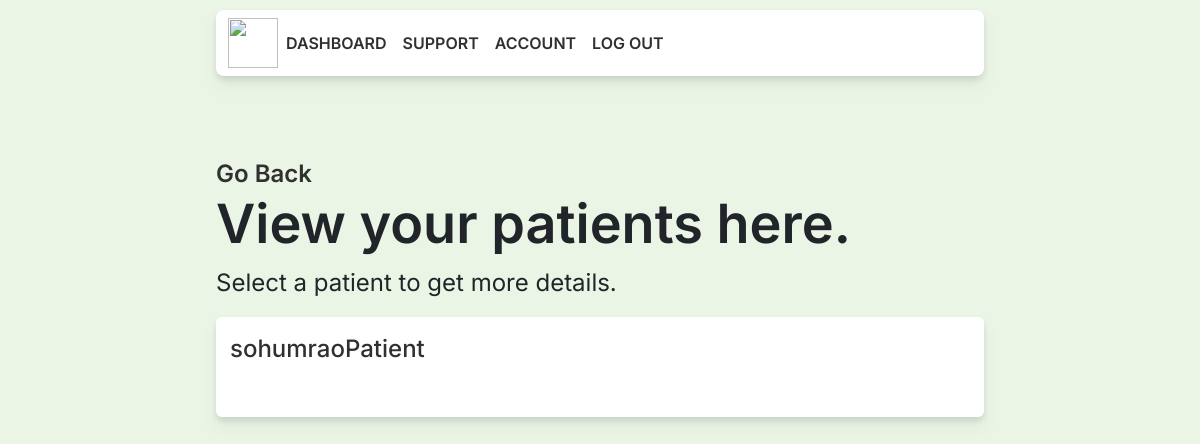
The page /mypatients/ (signed in) on the database as committed earlier.
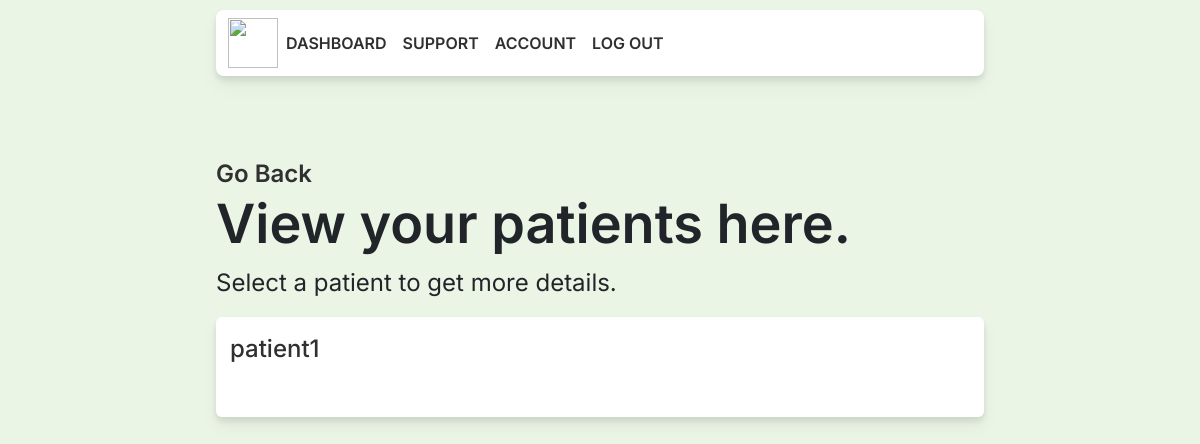
The same page on the database as committed later.
### main/models.py (models this page shows)
class Patient(models.Model):
    user = models.OneToOneField(
        User, on_delete=models.CASCADE, primary_key=True)
    doctors = models.ManyToManyField(Doctor, blank=True)
    dob = models.DateTimeField(null=True)
    medcond = models.CharField(max_length=10000, null=True)
    phone = models.CharField(max_length=15, null=True)

### main/views.py (the view)
# urls.py: path('mypatients/', patientlist, name="mypatients"),
def patientlist(request):
    doctor = Doctor.objects.get(user=User.objects.get(username=request.user))
    patients = Patient.objects.filter(doctors__in=[doctor])
    return render(request, "main/patientlist.html", {'patients': patients})

### main/templates/main/patientlist.html
{% extends 'main/base.html' %}
{% block content %}
<a class="back" href="{% url 'home' %}">Go Back</a>
<h1>View your patients here.</h1>
<p>Select a patient to get more details.</p>
<div class="grid-container-row">
    {% for patient in patients %}
    <div class="card">
        <a href="{% url 'patient' patient.user.username %}">
            <span class="card-title">{{ patient.user.username }}</span>
        </a>
    </div>
    {% endfor %}
</div>
{% endblock content %}

Rows that differ between the two databases and show on the page:
no longer on this page (row unchanged): Patient: user.username "sohumraoPatient"
added Patient: user.username "patient1"
